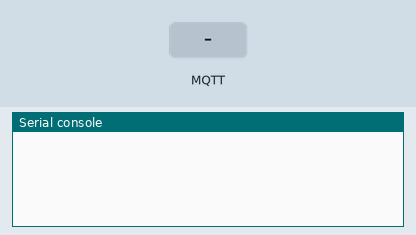
Recording of a program running on a simulated ESP32 board running MicroPython. Shown: the last lines printed to the serial console. The inputs (shaded band) are chosen by the test bench. WiFi joins after 1.5 s; no MQTT or app messages arrive unless stated; the clock reads 2024-03-15 10:24:30 at power-on unless the program sets it. At 6.1 s the program stops and its outputs stay as they are.

Above: at 1.2 s.
1.3 s: MQTT message "1" arrives on the first subscribed topic
At 2.2 s:
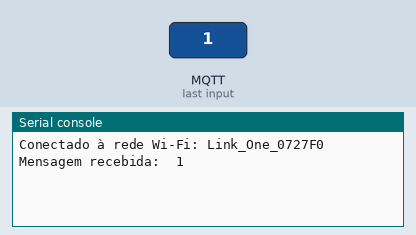
3.1 s: MQTT message "on" arrives on the first subscribed topic
At 3.6 s:
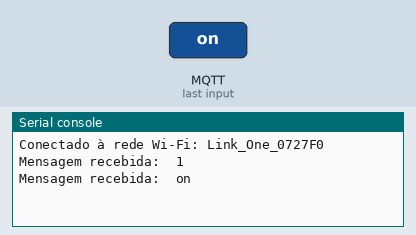

Measured:
- after the input at 1.3 s, the serial console: prints a new line after 0.35 s (image 1)
- after the input at 3.1 s, the serial console: prints a new line after 0.06 s (image 2)

The program:

mqqt-placa.py
```python
import time
import network
from umqtt.simple import MQTTClient

# Configuração MQTT
MQTT_CLIENT_ID = "conect demo"
MQTT_BROKER = "broker.mqttdashboard.com"
MQTT_TOPIC_SEND = "exp.criativas/enviar"
MQTT_TOPIC_RECEIVE = "exp.criativas/receber"

# Configuração da rede Wi-Fi
WIFI_SSID = "Link_One_0727F0"
WIFI_PASSWORD = "santiago"

# Função de callback para recebimento de mensagens MQTT
def callback(topic, msg):
    print("Mensagem recebida: ", msg.decode())
    client.publish(MQTT_TOPIC_RECEIVE, "ok")  # Envia "ok" como resposta

# Conexão à rede Wi-Fi
wifi = network.WLAN(network.STA_IF)
wifi.active(True)
wifi.connect(WIFI_SSID, WIFI_PASSWORD)
while not wifi.isconnected():
    pass

print("Conectado à rede Wi-Fi:", WIFI_SSID)


# Configuração do cliente MQTT
client = MQTTClient(MQTT_CLIENT_ID, MQTT_BROKER)
client.set_callback(callback)

# Conexão e subscrição aos tópicos MQTT
client.connect()
client.subscribe(MQTT_TOPIC_RECEIVE)

# Publicação da mensagem que será enviada
client.publish(MQTT_TOPIC_SEND, "ahhhhhhhhhh lelek lek lek lek lek")

# Aguarda a resposta do computador cliente por 5 segundos
start_time = time.time()
while time.time() - start_time < 5:
    client.check_msg()
    time.sleep(0.1)
    
```
